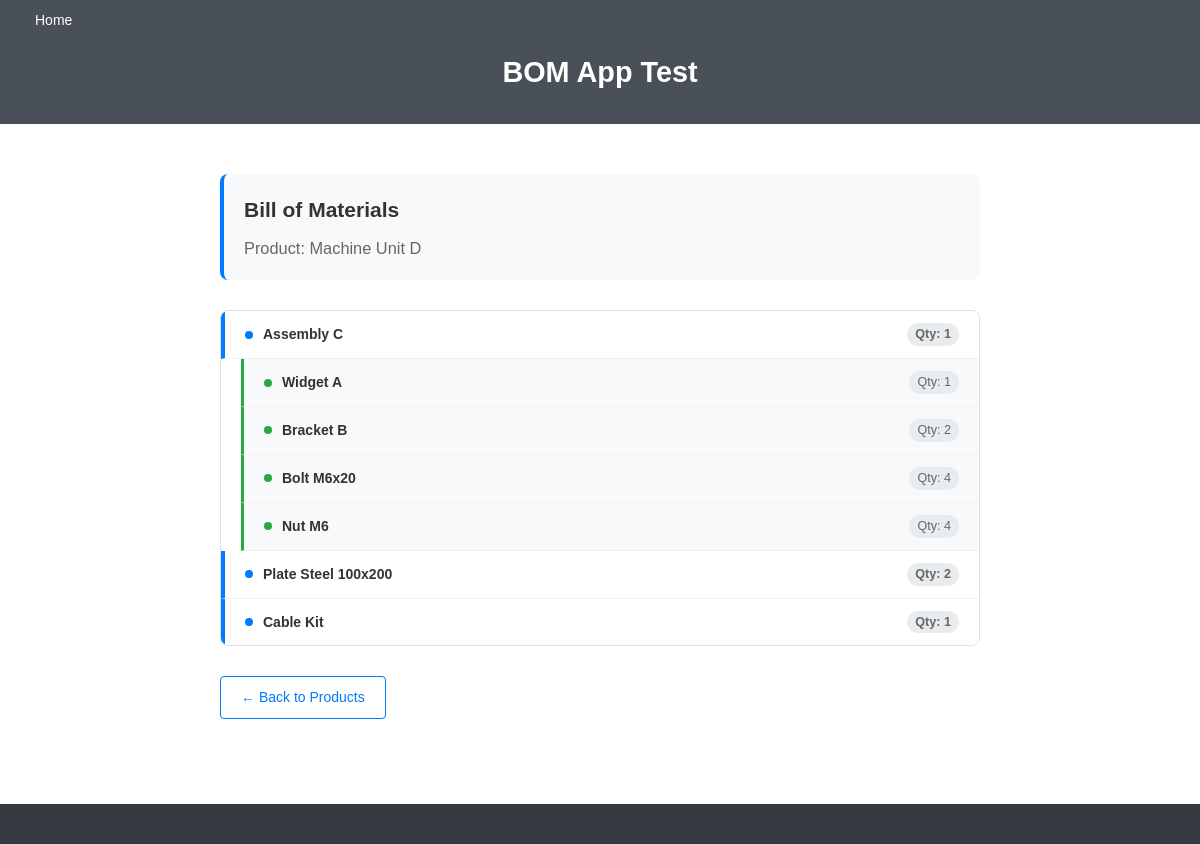
The app's page /bom/6/ with its own data.
### bom_app/models.py (models this page shows, shortened)
class Product(models.Model):
    name = models.CharField(max_length=255)
    description = models.TextField(blank=True, null=True)
    created_at = models.DateTimeField(auto_now_add=True)
    serial_number = models.CharField(max_length=100, unique=True)
    def get_bom_tree(self, level=0):
        bom = []
        bom_items = BOMItem.objects.filter(parent=self)
        for item in bom_items:
            bom.append({
                'level': level,
                'component': item.component,
                'quantity': item.quantity,
            })
            bom.extend(item.component.get_bom_tree(level + 1))
        return bom

### bom_app/views.py (the view)
# urls.py: path("bom/<int:product_id>/", views.bom_view, name='bom_view'),
def bom_view(request, product_id):
    product = get_object_or_404(Product, id=product_id)
    bom = product.get_bom_tree()
    context = {
        'product': product,
        'bom': bom,
    }
    return render(request, 'bom_app/bom_view.html', context)

### bom_app/templates/bom_app/bom_view.html (shortened to what this page needs)
{% extends 'bom_app/layout.html' %}
{% block content %}
<div class="bom-container">
    <div class="product-header">
        <h2>Bill of Materials</h2>
        <h3>Product: {{ product.name }}</h3>
    </div>
    {% if bom %}
        <ul class="bom-tree">
            {% for item in bom %}
                <li class="bom-item bom-level-{{ item.level }}">
                    <span class="component-name">{{ item.component.name }}</span>
                    <span class="component-quantity">Qty: {{ item.quantity }}</span>
                </li>
            {% endfor %}
        </ul>
    {% else %}
        <div class="empty-bom">
            <p>No components found for this product. This product has no bill of materials.</p>
            <a href="{% url 'index' %}" class="back-link">← Back to Products</a>
        </div>
    {% endif %}
    {% if bom %}
        <a href="{% url 'index' %}" class="back-link">← Back to Products</a>
    {% endif %}
</div>
{% endblock %}

### bom_app/static/bom_app/styles.css (style rules this page uses)
* { margin: 0; padding: 0; box-sizing: border-box; }
body { font-size: 14px; font-family: Arial, sans-serif; color: #1f1f1f; background-color: #fff; line-height: 1.5; }
.bom-container { max-width: 800px; margin: 0 auto; padding: 20px; }
.product-header { background-color: #f8f9fa; padding: 20px; border-radius: 8px; margin-bottom: 30px; border-left: 4px solid #007bff; }
.product-header h2 { margin: 0 0 10px 0; color: #333; }
.product-header h3 { margin: 0; color: #666; font-weight: normal; }
.bom-tree { list-style: none; padding: 0; margin: 0; background-color: #fff; border: 1px solid #e0e0e0; border-radius: 8px; overflow: hidden; }
.bom-item { padding: 12px 20px; border-bottom: 1px solid #f0f0f0; transition: background-color 0.2s ease; display: flex; align-items: center; }
.bom-item:last-child { border-bottom: none; }
.bom-level-0 { background-color: #fff; font-weight: bold; border-left: 4px solid #007bff; }
.bom-level-1 { margin-left: 20px; background-color: #f8f9fa; border-left: 3px solid #28a745; }
.component-name { font-weight: 600; color: #333; margin-right: 10px; }
.component-quantity { color: #666; font-size: 0.9em; background-color: #e9ecef; padding: 2px 8px; border-radius: 12px; margin-left: auto; }
.back-link { display: inline-block; margin-top: 30px; color: #007bff; text-decoration: none; padding: 10px 20px; border: 1px solid #007bff; border-radius: 4px; transition: all 0.2s ease; }
.bom-item::before { content: ''; width: 8px; height: 8px; border-radius: 50%; margin-right: 10px; display: inline-block; }
.bom-level-0::before { background-color: #007bff; }
.bom-level-1::before { background-color: #28a745; }

### records on screen
Product: name "Machine Unit D"
Product: component.name "Assembly C", quantity "1"
Product: component.name "Widget A", quantity "1"
Product: component.name "Bracket B", quantity "2"
Product: component.name "Bolt M6x20", quantity "4"
Product: component.name "Nut M6", quantity "4"
Product: component.name "Plate Steel 100x200", quantity "2"
Product: component.name "Cable Kit", quantity "1"
